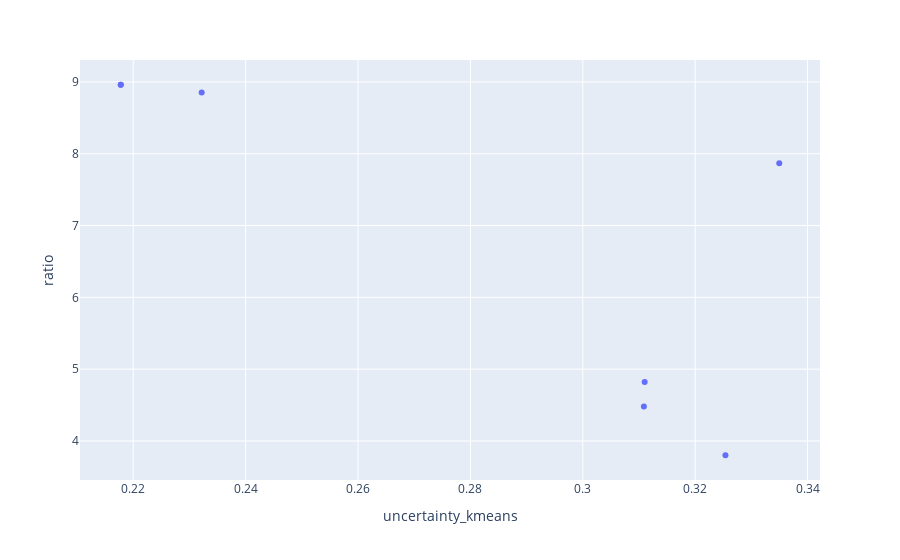

The cell this chart's notebook holds for it:
### Code cell
inds = [3, 31, 18, 7, 15, 34, 18]
merged["ratio"] = merged["mass_second_kmeans"] / merged["mass_first_kmeans"]
m = merged.sort_values(by="uncertainty_kmeans", ascending=True)
px.scatter(m.loc[inds], x="uncertainty_kmeans", y="ratio", hover_data=["rule"])

### Figure 1 — Plotly figure (JSON) as saved in the notebook; plotly's stock layout.template omitted (floating-point values rounded to 4 significant figures)
{"data": [{"customdata": [["clump_thickness > 6.339"], ["normal_nucleoli > 5.026"], ["3.176 < epithelial_size < 4.631"], ["size_uniformity > 5.134"], ["marginal_adhesion > 4.653"], ["1.636 < mitoses < 2.861"], ["3.176 < epithelial_size < 4.631"]], "hovertemplate": "uncertainty_kmeans=%{x}<br>ratio=%{y}<br>rule=%{customdata[0]}<extra></extra>", "legendgroup": "", "marker": {"color": "#636efa", "symbol": "circle"}, "mode": "markers", "name": "", "orientation": "v", "showlegend": false, "type": "scatter", "x": [0.335, 0.311, 0.2178, 0.3254, 0.3109, 0.2322, 0.2178], "xaxis": "x", "y": [7.868, 4.82, 8.961, 3.801, 4.48, 8.853, 8.961], "yaxis": "y"}], "layout": {"legend": {"tracegroupgap": 0}, "margin": {"t": 60}, "xaxis": {"anchor": "y", "domain": [0, 1], "title": {"text": "uncertainty_kmeans"}}, "yaxis": {"anchor": "x", "domain": [0, 1], "title": {"text": "ratio"}}}}
